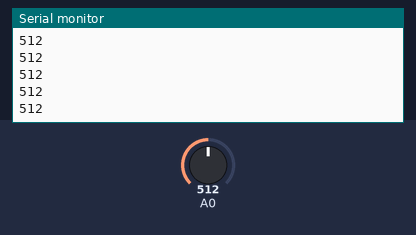
This sketch was run on a simulated Arduino Uno, built with avr-gcc and run on an emulated ATmega328P. Shown: the last lines printed to the serial monitor. The inputs (shaded band) are chosen by the test bench; at power-on: A0 = 512.

Above: at 1.2 s.
1.3 s: A0 set to 716
At 1.56 s:
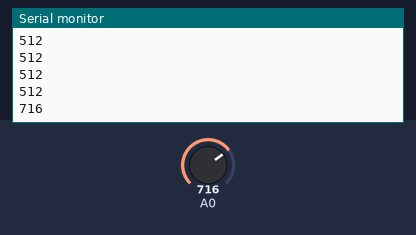
2.8 s: A0 set to 900
At 2.96 s:
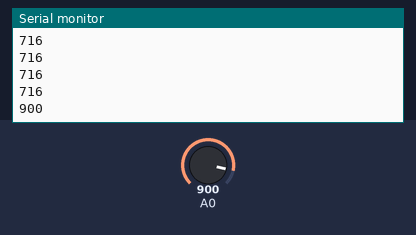
Timing chart, 0 to 5.8 s (numbered marks = the images above; inputs shaded):
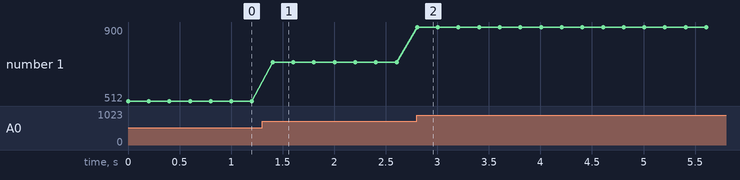

Measured:
- after the input at 1.3 s, the serial monitor: prints a new line after 0.10 s (image 1)
- after the input at 2.8 s, the serial monitor: prints a new line at once (image 2)
- plotted number 1: 512 → 716 after the input at 1.3 s, 716 → 900 after the input at 2.8 s

The sketch:

flex_sensor_testingV1.ino
```cpp
void setup() {
  Serial.begin(9600);
}

void loop() {
  int reading = analogRead(A0);
  Serial.println(reading);
delay(200);
}
```
